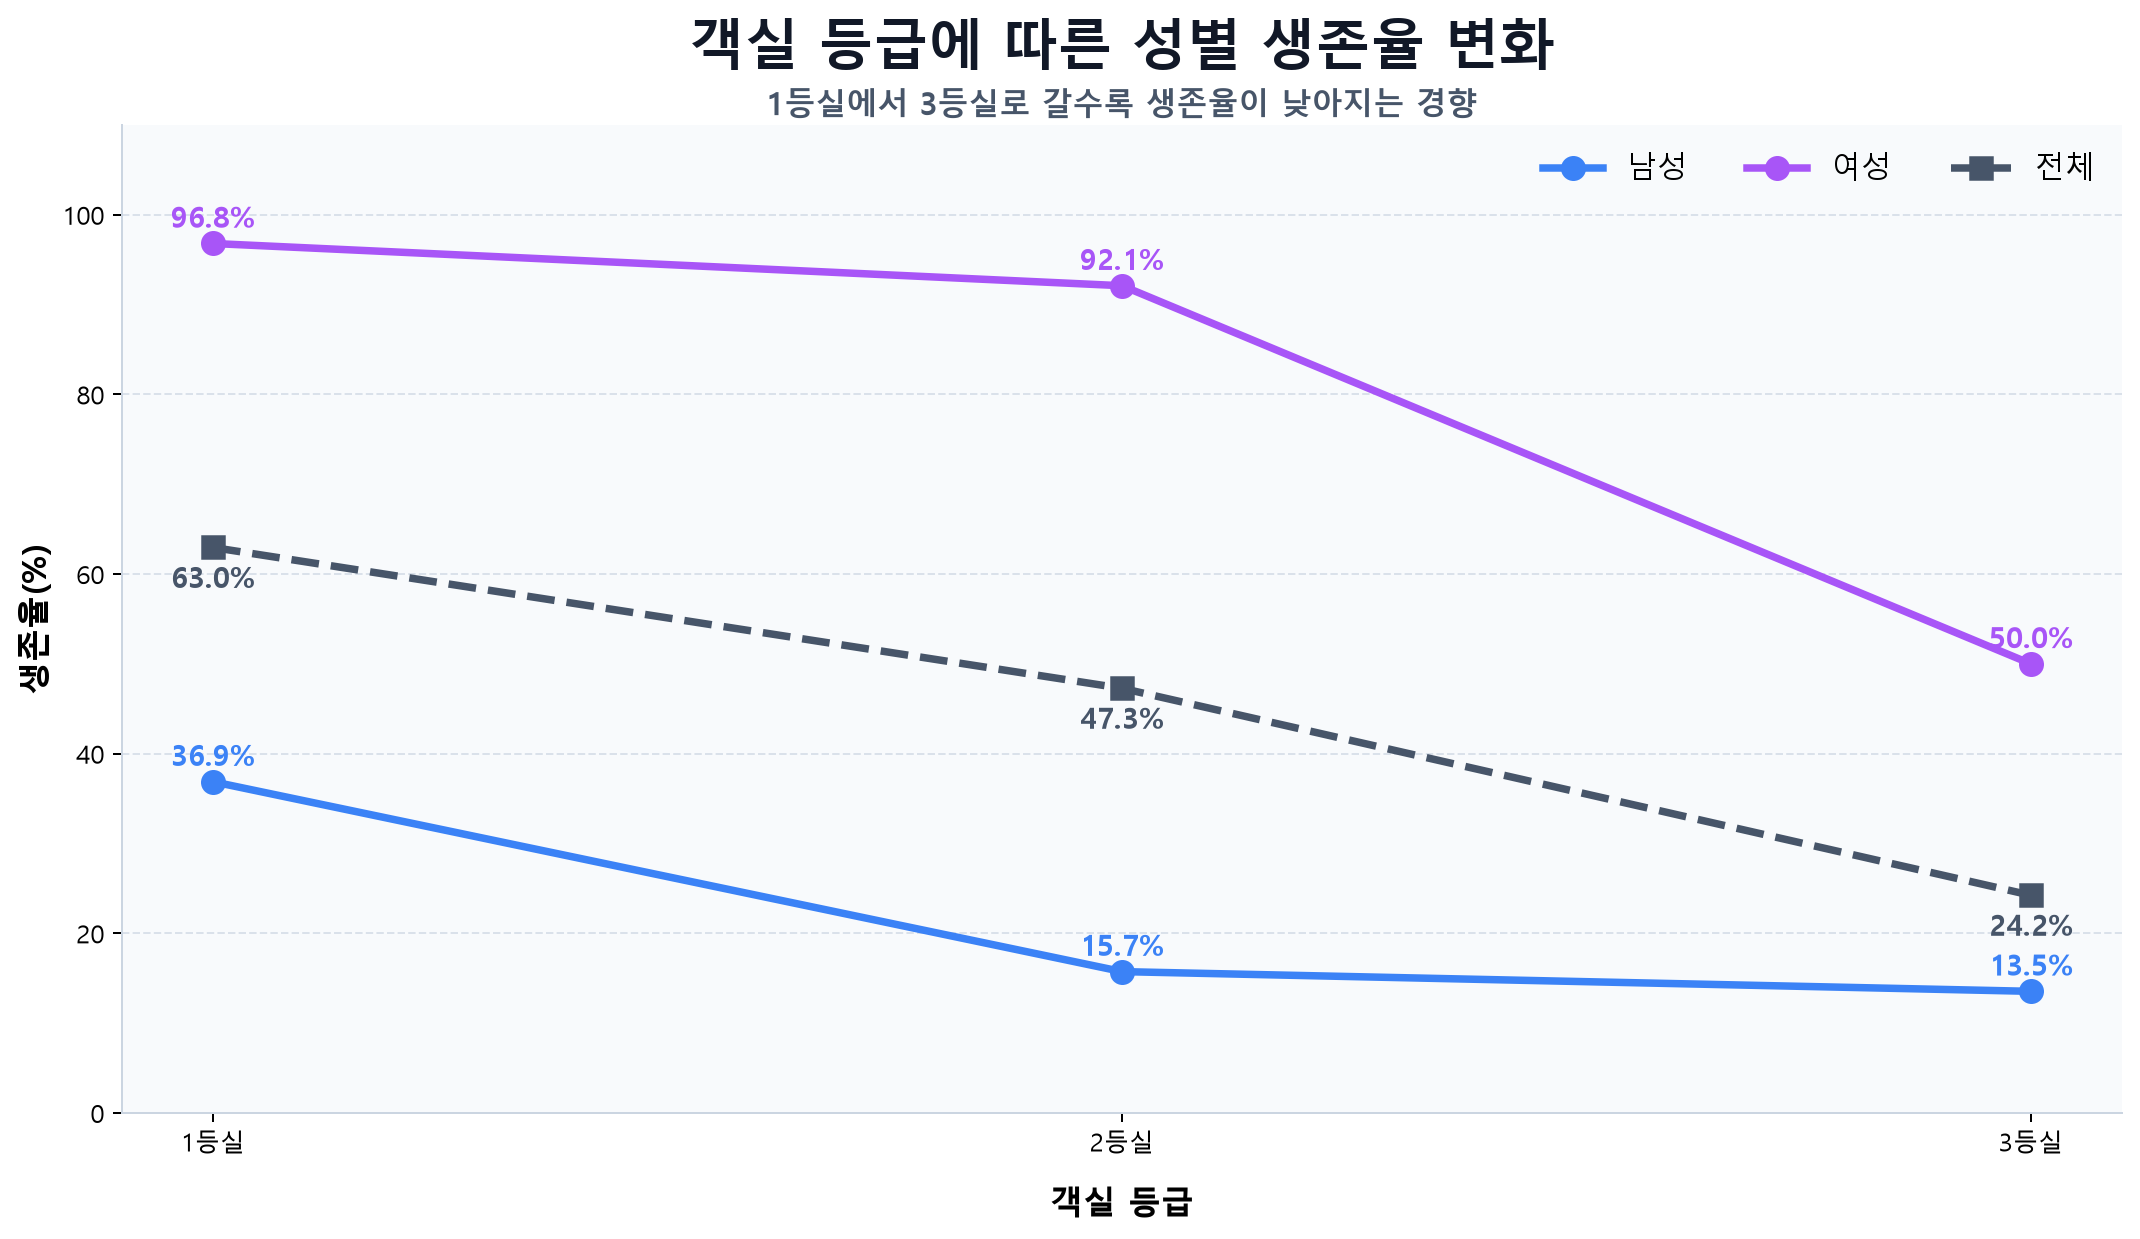

The script that saved this image:
from pathlib import Path

import matplotlib.pyplot as plt
import pandas as pd


BASE_DIR = Path(__file__).resolve().parent
DATA_PATH = BASE_DIR / "titanic.csv"
OUTPUT_PATH = BASE_DIR / "성별_객실등급별_생존율_꺾은선그래프.png"


def main() -> None:
    data = pd.read_csv(DATA_PATH)
    plt.rcParams["font.family"] = "Malgun Gothic"
    plt.rcParams["axes.unicode_minus"] = False

    classes = [1, 2, 3]
    labels = ["1등실", "2등실", "3등실"]
    male = [
        data.loc[(data["Sex"] == "male") & (data["Pclass"] == pclass), "Survived"].mean() * 100
        for pclass in classes
    ]
    female = [
        data.loc[(data["Sex"] == "female") & (data["Pclass"] == pclass), "Survived"].mean() * 100
        for pclass in classes
    ]
    overall = [
        data.loc[data["Pclass"] == pclass, "Survived"].mean() * 100
        for pclass in classes
    ]

    fig, ax = plt.subplots(figsize=(12, 7), facecolor="white")
    ax.set_facecolor("#F8FAFC")

    lines = [
        (male, "남성", "#3B82F6", "o", "-"),
        (female, "여성", "#A855F7", "o", "-"),
        (overall, "전체", "#475569", "s", "--"),
    ]
    for values, label, color, marker, linestyle in lines:
        ax.plot(
            labels,
            values,
            label=label,
            color=color,
            marker=marker,
            linestyle=linestyle,
            linewidth=3,
            markersize=9,
        )
        for index, value in enumerate(values):
            offset = 4 if label != "전체" else -7
            ax.annotate(
                f"{value:.1f}%",
                (index, value),
                xytext=(0, offset),
                textcoords="offset points",
                ha="center",
                va="bottom" if offset > 0 else "top",
                fontsize=11.5,
                color=color,
                weight="bold",
            )

    ax.set_title(
        "객실 등급에 따른 성별 생존율 변화",
        fontsize=22,
        weight="bold",
        color="#111827",
        pad=24,
    )
    ax.text(
        0.5,
        1.01,
        "1등실에서 3등실로 갈수록 생존율이 낮아지는 경향",
        transform=ax.transAxes,
        ha="center",
        fontsize=12.5,
        color="#475569",
        weight="bold",
    )
    ax.set_xlabel("객실 등급", fontsize=13, weight="bold", labelpad=12)
    ax.set_ylabel("생존율(%)", fontsize=13, weight="bold")
    ax.set_ylim(0, 110)
    ax.grid(axis="y", linestyle="--", color="#CBD5E1", alpha=0.65)
    ax.set_axisbelow(True)
    ax.spines["top"].set_visible(False)
    ax.spines["right"].set_visible(False)
    ax.spines["left"].set_color("#CBD5E1")
    ax.spines["bottom"].set_color("#CBD5E1")
    ax.legend(loc="upper right", frameon=False, ncol=3, fontsize=12)

    fig.tight_layout()
    fig.savefig(OUTPUT_PATH, dpi=180, bbox_inches="tight")
    plt.close(fig)
    print(f"꺾은선 그래프를 저장했습니다: {OUTPUT_PATH}")


if __name__ == "__main__":
    main()
